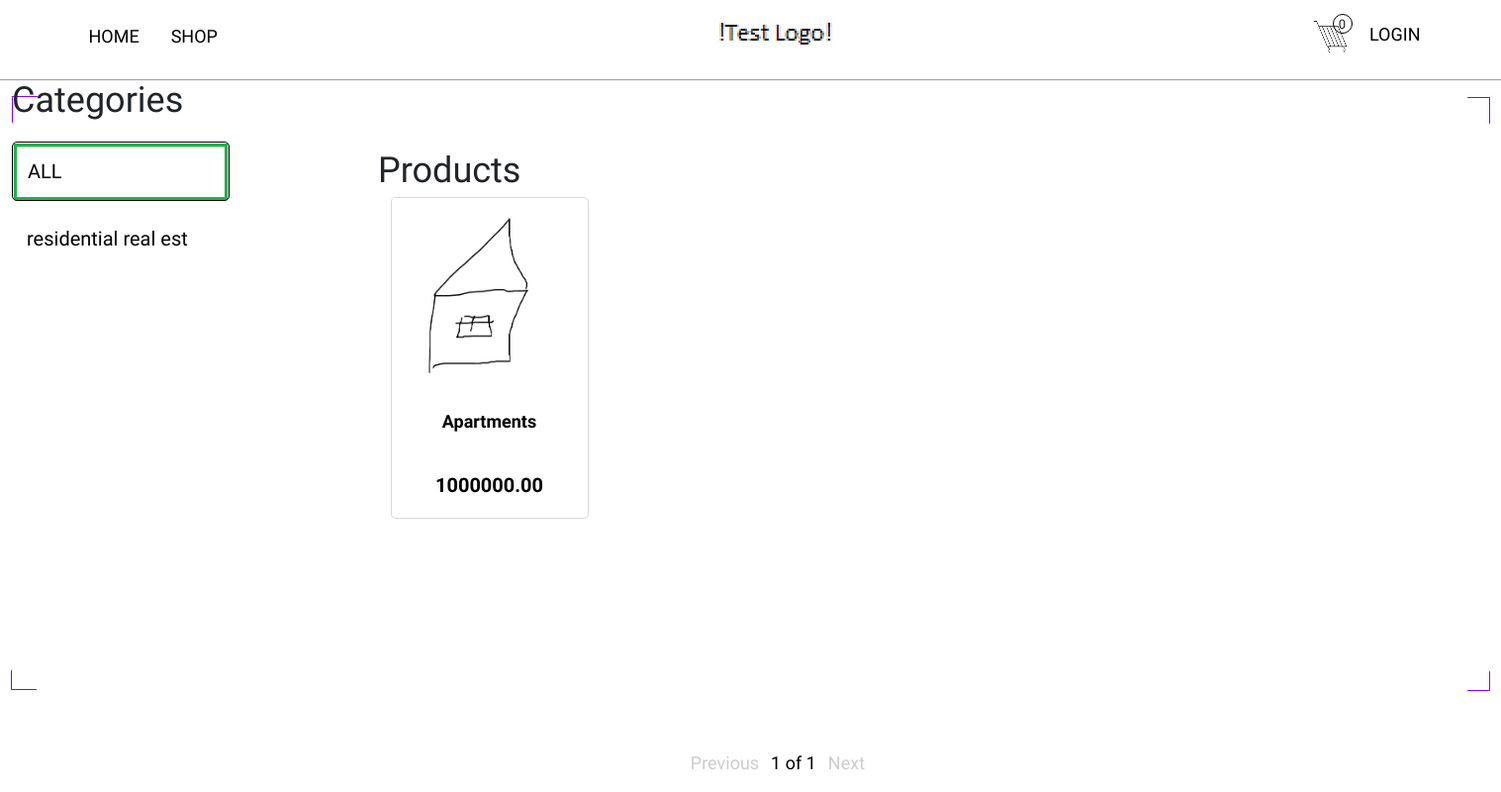
The page /shop/ on the database as committed earlier.
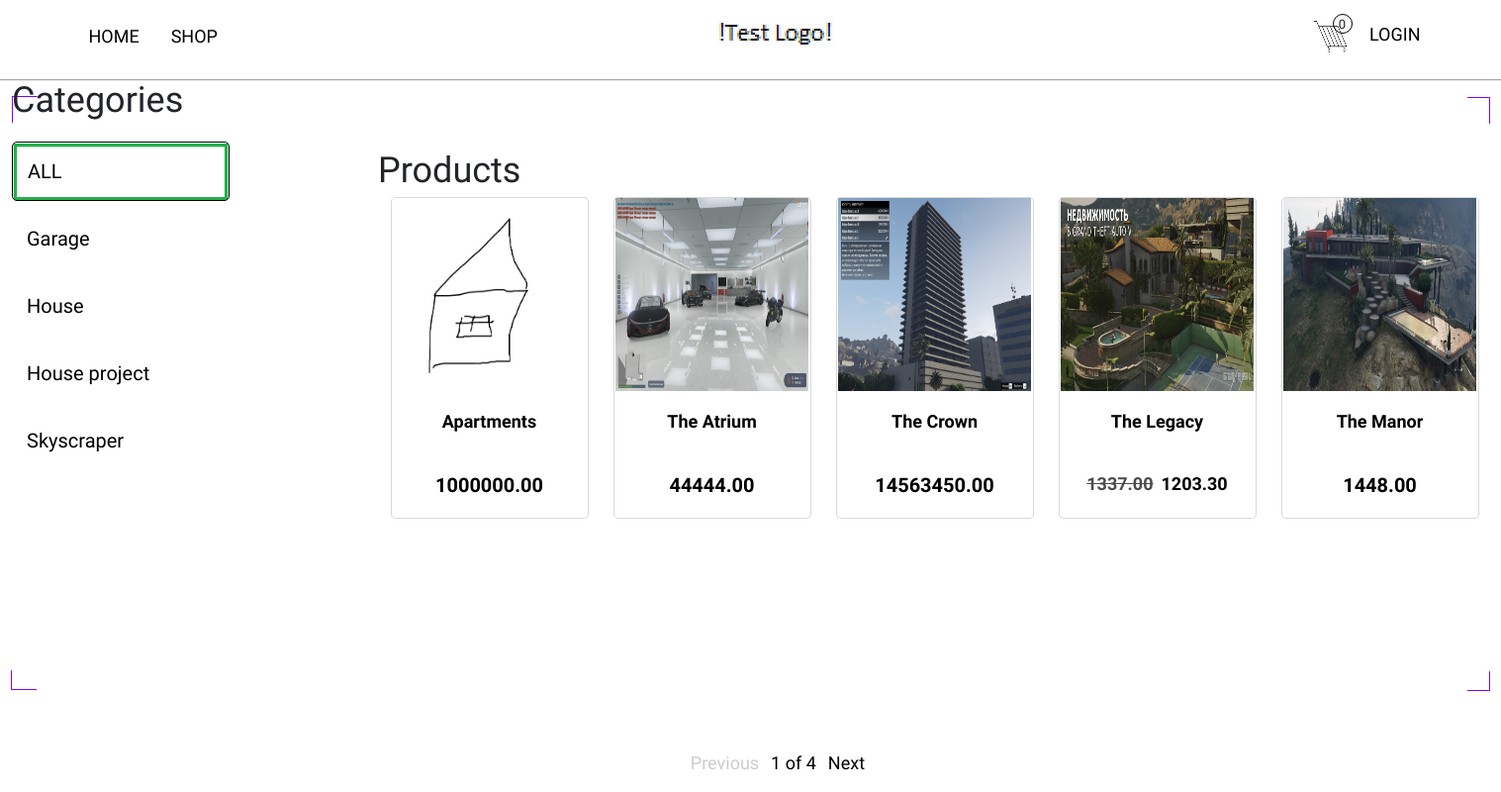
The same page on the database as committed later.
### core/models.py (models this page shows, shortened)
class Category(models.Model):
    name = models.CharField(max_length=20,
                            unique=True)
    slug = models.SlugField(max_length=20,
                            unique=True)
    class Meta:
        ordering = ['name']
        indexes = [models.Index(fields=['name'])]
        verbose_name = 'Категория'
        verbose_name_plural = 'Категории'
    def get_absolute_url(self):
        return reverse('core:product_list_by_category',
                       args=[self.slug])

class Product(models.Model):
    category = models.ForeignKey(Category,
                                 related_name='products',
                                 on_delete=models.CASCADE)
    name = models.CharField(max_length=50)
    slug = models.SlugField(max_length=50)
    image = models.ImageField(upload_to='products/%Y/%m/%d',
                              blank=True)
    description = models.TextField(blank=True)
    price = models.DecimalField(max_digits=10,
                                decimal_places=2)
    available = models.BooleanField(default=True)
    created = models.DateTimeField(auto_now_add=True)
    updated = models.DateTimeField(auto_now=True)
    discount = models.DecimalField(default=0.00,
                                   max_digits=4,
                                   decimal_places=2)
    class Meta:
        ordering = ['name']
        indexes = [
            models.Index(fields=['id', 'slug']),
            models.Index(fields=['name']),
            models.Index(fields=['-created'])
        ]
        verbose_name = 'Продукт'
        verbose_name_plural = 'Продукты'
    def get_absolute_url(self):
        return reverse('core:product_detail',
                       args=[self.slug])
    def sell_price(self):
        if self.discount:
            return round(self.price * (1 - self.discount / 100), 2)
        return self.price

### core/views.py (the view)
# urls.py: path('shop/', views.product_list, name='product_list'),
def product_list(request, category_slug=None):
    page = request.GET.get('page', 1)
    category = None
    categories = Category.objects.all()
    products = Product.objects.filter(available=True)
    paginator = Paginator(products, 5)
    current_page = paginator.page(int(page))
    if category_slug:
        category = get_object_or_404(Category, slug=category_slug)
        paginator = Paginator(products.filter(category=category),5)
        current_page = paginator.page(int(page))
    return render(request,
                  'core/product/list.html',
                  {'category': category,
                           'categories': categories,
                           'products': current_page,
                           'slug_url': category_slug,
                           })

### cart/cart.py (called while the page is built)
    def __len__(self):
        return sum(item['quantity'] for item in self.cart.values())

### cart/context_processors.py (called while the page is built)
def cart(request):
    return {'cart': Cart(request)}

### core/templates/core/product/list.html (shortened to what this page needs)
{% extends 'core/base.html' %}
{% load static %}
{% block content %}
    <div class="llist d-flex">
        <div class="sidebar">
            <h3> Categories </h3>
            <ul>
                <li {% if not category %} class="selected" {% endif %}>
                    <a href="{% url "core:product_list" %}"> ALL </a>
                </li>
                {% for c in categories %}
                    <li {% if category.slug == c.slug %} class="selected" {% endif %}>
                        <a href="{{ c.get_absolute_url }}"> {{c.name}} </a>
                    </li>
                {% endfor %}
            </ul>
        </div>
        <div class="main">
            <div class="main-title">
                {% if category %}{{ category.name }}{% else %} Products {% endif %}
            </div>
            <div class="product-list">
                <div class="items">
                    {% for product in products %}
                        <div class="item">
                            <a href="{{ product.get_absolute_url }}" class="home-card d-flex flex-column align-items-center text-center">
                                <img src="{% if product.image %}{{ product.image.url }}{% else %}{% static 'img/noimage.png' %}{% endif %}" alt="" class="card-img">
                                <h5 class="title-card">{{ product.name }}</h5>
                                {% if product.discount %}
                                    <div class="cart-discount d-flex gap-2">
                                        <p class="line">{{product.price}}</p>
                                        <p>{{product.sell_price}}</p>
                                    </div>
                                {% else %}
                                    <p class="price">{{ product.price }}</p>
                                {% endif %}
                            </a>
                        </div>
                    {% endfor %}
                </div>
            </div>
            <ul class="pagination">
                <li class="{% if not products.has_previous %} disabled {% endif %}">
                    <a href="{% if products.has_previous %}?page={{ products.previous_page_number }}{% endif %}">Previous</a>
                </li>
                <li class="active">
                    <a href="#">{{ products.number }} of {{ products.paginator.num_pages }}</a>
                </li>
                <li class="{% if not products.has_next %} disabled {% endif %}">
                    <a href="{% if products.has_next %}?page={{ products.next_page_number }}{% endif %}">Next</a>
                </li>
            </ul>
        </div>
    </div>
{% endblock content %}

### core/templates/core/base.html (shortened to what this page needs)
{% load static %}
<!DOCTYPE html>
<html lang="en">
<head>
    <link rel="stylesheet" href="{% static 'bootstrap\css\bootstrap.min.css' %}">
    <link rel="stylesheet" href="{% static 'css\base.css' %}">
</head>
<body>
    <header class="header sticky-top">
        <div class="header-container d-flex align-items-center justify-content-between">
            <nav class="header-nav">
                <ul class="header-list d-flex mb-0">
                    <li>
                        <a href="/" class="nav-a m-3">Home</a>
                    </li>
                    <li>
                        <a href="/" class="nav-a m-3">Shop</a>
                    </li>
                </ul>
            </nav>
            <div class="header-logo">
                <a href="/"><img src="{% static 'img/test_logo.jpg'%}" alt="Logo" class="logo-img"> </a>
            </div>
            <div class="header-profile">
                <a href="{% url 'cart:cart_detail' %}"> <img src="{% static 'img/grob.jpg'%}" alt="" class="grob"> </a>
                <a href="#" class="nav-a m-2">LOGIN</a>
                <p class="cart_quantity">
                    {% with cart_quantity=cart|length%}
                        {% if cart_quantity > 0 %}
                            {{ cart_quantity }}
                        {% else %}
                            0
                        {% endif %}
                    {% endwith %}
                </p>
            </div>
        </div>
    </header>
    <div class="container">
        {% block content %}
        {% endblock content %}
    </div>
    <img src="{% static 'img/frame1.jpg' %}" class="frame1" alt="">
    <img src="{% static 'img/frame2.jpg' %}" class="frame2" alt="">
    <img src="{% static 'img/frame3.jpg' %}" class="frame3" alt="">
    <img src="{% static 'img/frame4.jpg' %}" class="frame4" alt="">
</body>
</html>

### core/static/css/base.css (style rules this page uses)
:root { --box-shadow: 0px 1px 1px rgba(0, 0, 0, 0.363); }
body { font-family: "Story Script", sans-serif; font-size: 18px; padding: 0; margin: 0; overflow-x: hidden; }
ul { list-style: none; padding: 0 }
a { text-decoration: none; color: #000; }
h3 { font-size: 36px; }
h5 { font-size: 18px; margin: 0; font-weight: 600; }
.header-container { box-sizing: border-box; max-width: 1400px; margin: 0 auto; justify-content: space-between; padding: 0 15px; align-items: center; }
.container { box-sizing: border-box; max-width: 1600px; margin: 0 auto; }
.header { height: 80px; background-color: #fff; box-shadow: var(--box-shadow); }
.header-list { text-transform: uppercase; }
.home-card { width: 200px; height: 325px; border: 1px solid #00000027; border-radius: 5px; transition: all 0.5s ease; background-color: #fff; }
.title-card { max-width: 185px; margin-top: 20px; min-height: 70px; }
.card-img { width: 195px; height: 195px; }
.price { font-size: 20px; font-weight: 700; margin-top: -10px; }
.frame2 { position: absolute; right: 0.5%; bottom: 84%; z-index: -1; }
.frame1 { position: absolute; left: 0.5%; bottom: 84%; z-index: -1; }
.frame3 { position: absolute; left: 0.5%; top: 84%; z-index: -1; }
.frame4 { position: absolute; right: 0.5%; top: 84%; z-index: -1; }
.cart-discount { margin-top: -10px; font-weight: 600; }
.line { opacity: 0.7; text-decoration: line-through; font-weight 300; }
.main { margin-left: 150px; }
.main-title { font-size: 36px; margin-bottom: 10 px; margin-top: 65px; }
.items { display: grid; grid-template-columns: repeat(auto-fill, 225px); width: 100%; max-width: 1300px; justify-content: center; justify-items: center; column-gap: 0px; row-gap: 10px; margin: 0 auto; }
.sidebar { margin-top 70px; }
.sidebar ul li { font-size: 20px; width: 220px; height: 60px; margin-bottom: 8px; display: flex; align-items: center; }
.sidebar ul li a { margin-left: 15px; width: 100%; height: 100%; display: flex; align-items: center; }
.sidebar ul { margin-top: 20px; }
.selected { border: 1px solid #000; border-radius: 5px; background-image: url('/static/img/categories-gtn1.png'); background-size: cover; background-repeat: no-repeat; background-position: center; background-color: transparent; }
.pagination { display: flex; position: absolute; bottom: 0%; left: 46%; gap: 12px; justify-content: center; }
.disabled { opacity: 0.2; }
.grob { width: 35px; height: 35px; margin-right: 10px; }
.cart_quantity { position: absolute; border-radius: 20px; width: 20px; height: 20px; font-size: 13px; border: 1px solid #000; text-align: center; margin-left: 20px; margin-top: -40px; }

Rows that differ between the two databases and show on the page:
removed Category: name "residential real est"
added Category: name "Garage"
added Category: name "House"
added Category: name "House project"
added Category: name "Skyscraper"
added Product: image (picture), name "The Atrium", price "44444.00"
added Product: image (picture), name "The Crown", price "14563450.00"
added Product: image (picture), name "The Legacy", price "1337.00", sell_price "1203.30"
added Product: image (picture), name "The Manor", price "1448.00"
Other text that changed with them:
{{ products.paginator.num_pages }}: "1" → "4"
